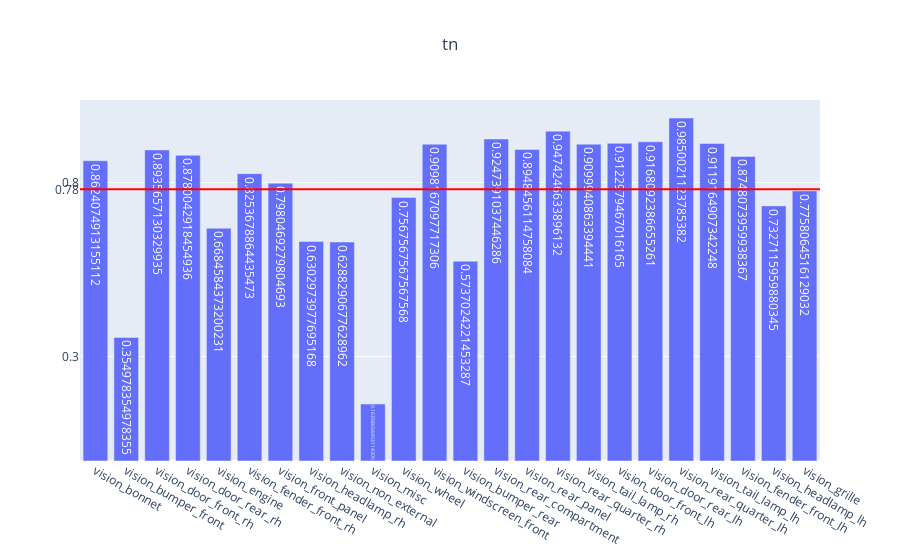

Notebook code for this chart:
### Code cell
genVisMulitlabel(partEvalMetrics, "tn")

### Figure 1 — Plotly figure (JSON) as saved in the notebook; plotly's stock layout.template omitted (floating-point values rounded to 4 significant figures)
{"data": [{"text": [0.8624, 0.355, 0.8936, 0.878, 0.6685, 0.8254, 0.798, 0.6303, 0.6288, 0.1636, 0.7568, 0.9098, 0.5737, 0.9247, 0.8948, 0.9474, 0.91, 0.9123, 0.9168, 0.985, 0.9119, 0.8748, 0.7327, 0.7758], "type": "bar", "x": ["vision_bonnet", "vision_bumper_front", "vision_door_front_rh", "vision_door_rear_rh", "vision_engine", "vision_fender_front_rh", "vision_front_panel", "vision_headlamp_rh", "vision_non_external", "vision_misc", "vision_wheel", "vision_windscreen_front", "vision_bumper_rear", "vision_rear_compartment", "vision_rear_panel", "vision_rear_quarter_rh", "vision_tail_lamp_rh", "vision_door_front_lh", "vision_door_rear_lh", "vision_rear_quarter_lh", "vision_tail_lamp_lh", "vision_fender_front_lh", "vision_headlamp_lh", "vision_grille"], "y": [0.8624, 0.355, 0.8936, 0.878, 0.6685, 0.8254, 0.798, 0.6303, 0.6288, 0.1636, 0.7568, 0.9098, 0.5737, 0.9247, 0.8948, 0.9474, 0.91, 0.9123, 0.9168, 0.985, 0.9119, 0.8748, 0.7327, 0.7758]}], "layout": {"shapes": [{"line": {"color": "red", "width": 2}, "type": "line", "x0": 0, "x1": 1, "xref": "x domain", "y0": 0.7804, "y1": 0.7804, "yref": "y"}], "title": {"text": "tn", "x": 0.5}, "yaxis": {"tickmode": "array", "tickvals": ["0.78", 0.3, 0.8]}}}
